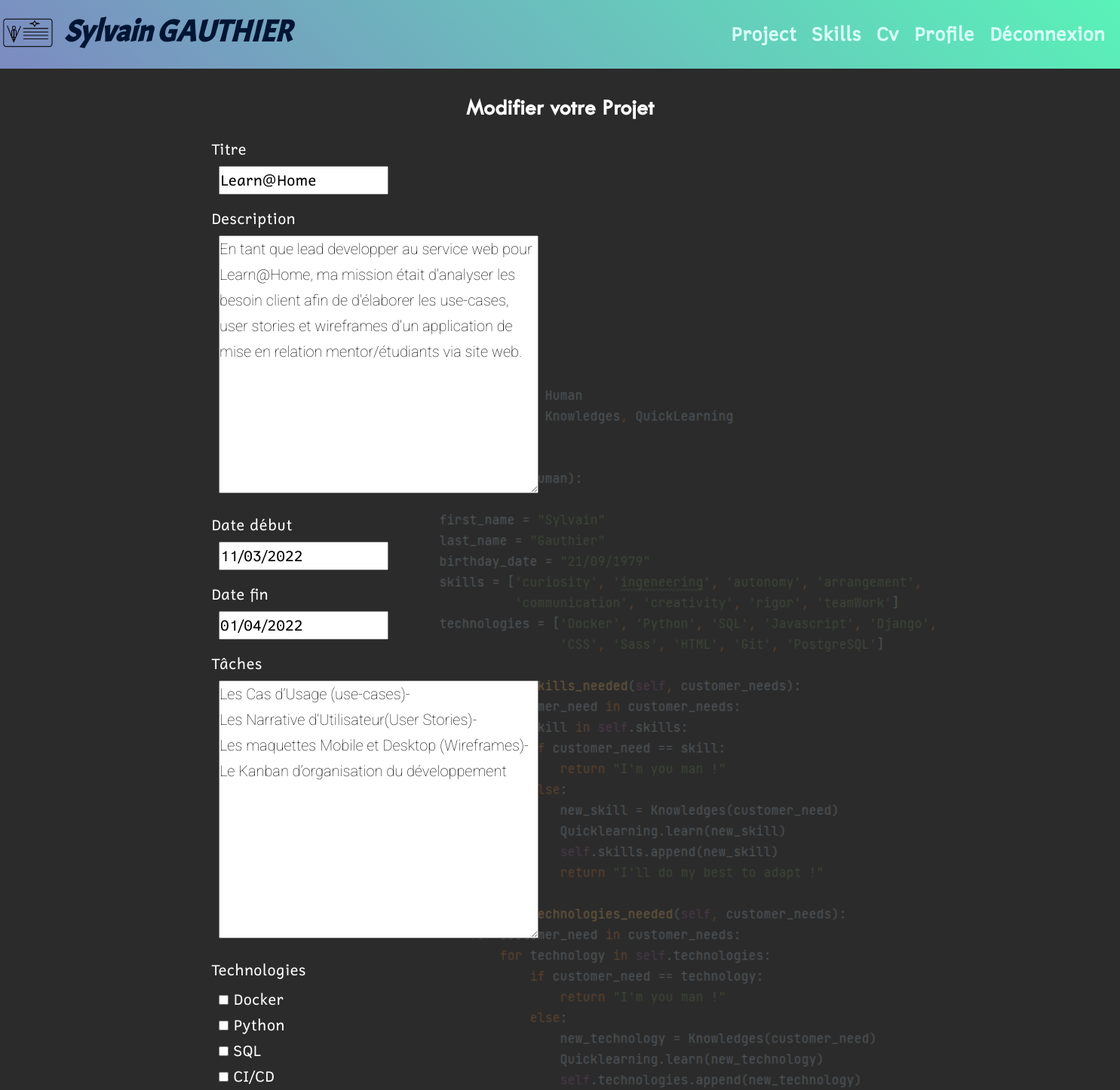
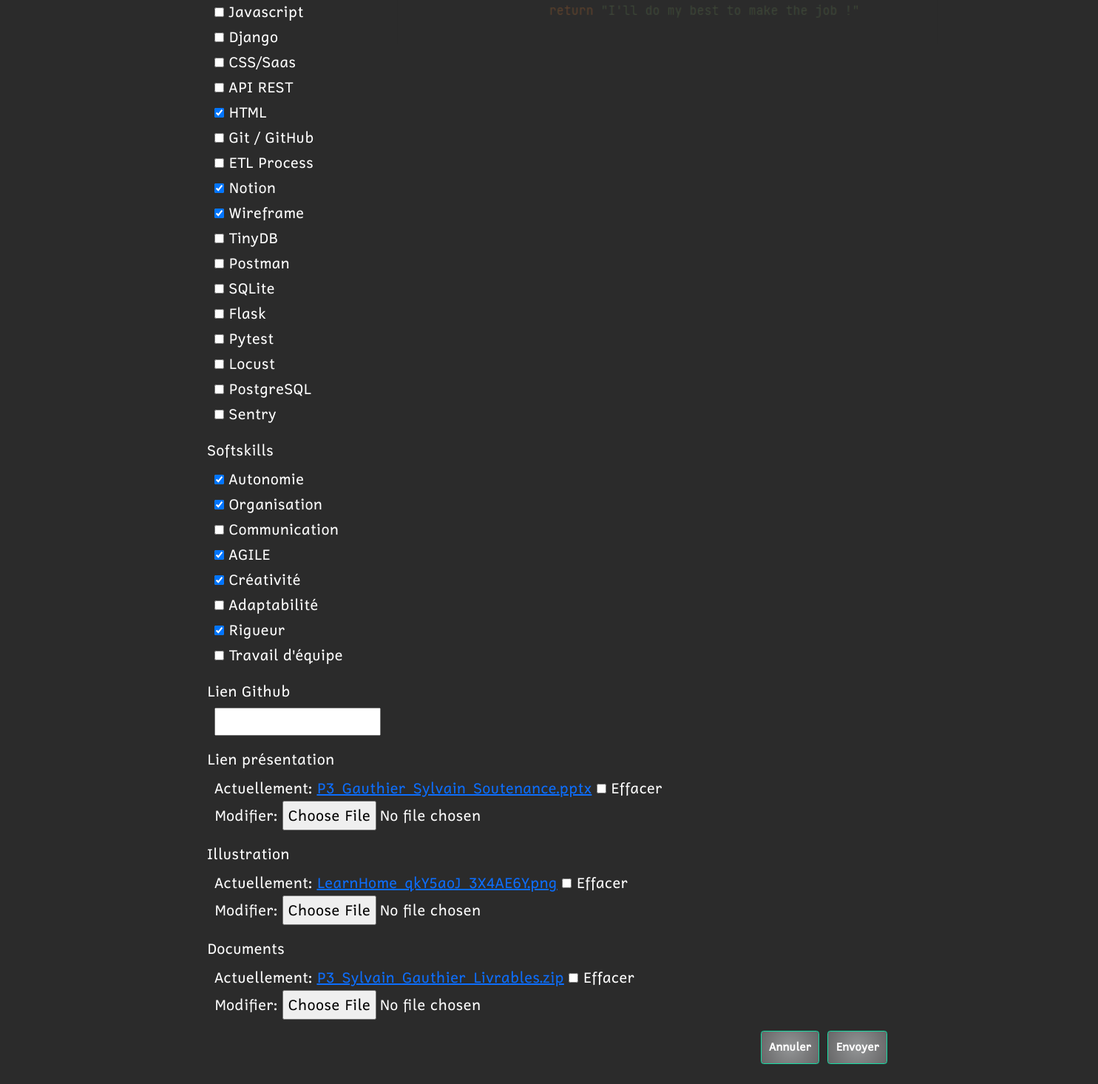
Page /project/5/edit/ (signed in) on the committed database (2 pictures, top to bottom).
### users/models/customuser.py (models this page shows, shortened)
class CustomUser(AbstractUser):
    first_name = models.CharField(
        max_length=25,
        verbose_name='First name',
        blank=True
    )
    last_name = models.CharField(
        max_length=25,
        verbose_name='Last name'
    )
    email = models.EmailField(
        max_length=100,
        verbose_name='Email',
        unique=True
    )
    phone_number_regex = RegexValidator(
        regex='(0|\\+33|0033)[1-9][0-9]{8}'
    )
    phone = models.CharField(
        max_length=20,
        verbose_name='Phone',
        blank=True,
        validators=[phone_number_regex]
    )
    mobile = models.CharField(
        max_length=20,
        verbose_name='Mobile',
        blank=True,
        validators=[phone_number_regex]
    )
    birth_date = models.DateField(
        blank=True,
        null=True
    )
    number = models.PositiveIntegerField(
        validators=[MaxValueValidator(9999)],
        blank=True,
        null=True,
        verbose_name='Street number'
    )
    street = models.CharField(
        max_length=100,
        blank=True,
        null=True,
        verbose_name='Street name'
    )
    city = models.CharField(
        max_length=64,
        blank=True,
        null=True,
        verbose_name='City'
    )
    state = models.CharField(
        max_length=2,
        validators=[MinLengthValidator(2)],
        blank=True,
        null=True,
        verbose_name='State'
    )
    zip_code = models.PositiveIntegerField(
        validators=[MaxValueValidator(99999)],
        blank=True,
        null=True,
        verbose_name='Zip code'
    )
    country = CountryField(
        blank_label="(select country)",
        blank=True,
        null=True,
        verbose_name='Country'
    )
    linkedin_url = models.URLField(
        max_length=200,
        blank=True,
        null=True
    )
    profile_photo = models.ImageField(
        verbose_name='photo de profile',
        default='default_profile.png'
    )
    guest_access_code = models.CharField(
        max_length=20,
        blank=True,
        null=True,
        verbose_name='Guest Access Code'
    )
    guest_access_code_set_at = models.DateTimeField(
        blank=True,
        null=True,
        verbose_name='Guest Access Code Set At'
    )
    IMAGE_MAX_SIZE = (215, 215)

### project/models/project.py (models this page shows, shortened)
class Project(models.Model):
    title = models.CharField(
        verbose_name='title',
        max_length=60,
        blank=False,
        null=False
    )
    description = models.TextField(
        verbose_name='description',
        max_length=255,
        blank=True,
        null=True
    )
    date_started = models.DateField(
        verbose_name='date started',
        null=False,
        blank=False
    )
    date_end = models.DateField(
        verbose_name='date end',
        auto_now=False,
        blank=True,
        null=True
    )
    technologies = models.ManyToManyField(Technology, blank=True)
    softskills = models.ManyToManyField(SoftSkill, blank=True)
    tasks = models.TextField(
        max_length=600,
        verbose_name='tasks',
        blank=True,
        null=True
    )
    link_git = models.URLField(
        verbose_name='link git',
        blank=True,
        null=True
    )
    presentation_file = models.FileField(
        verbose_name='Presentation file',
        blank=True,
        null=True
    )
    documents = models.FileField(
        verbose_name='Documents',
        blank=True,
        null=True
    )
    user = models.ForeignKey(settings.AUTH_USER_MODEL,
                             null=True,
                             on_delete=models.CASCADE)
    image = models.ImageField(null=True,
                              blank=True,
                              verbose_name='Image')
    IMAGE_MAX_SIZE = (215, 310)

### project/views/project_views.py (the view, shortened to what this page needs)
# urls.py: path('<int:project_id>/edit/', project_views.edit_project, name='edit_project'),
@login_required
def edit_project(request, project_id):
    project = get_object_or_404(Project,
                                id=project_id)
    edit_form = projectform.ProjectForm(user=request.user, instance=project)
    context = {
        'project': project,
        'edit_form': edit_form,
    }
    return render(request,
                  'project/edit_project.html',
                  context=context)

### project/forms/projectform.py (shortened to what this page needs)
class ProjectForm(forms.ModelForm):
    edit_project = forms.BooleanField(widget=forms.HiddenInput,
                                      initial=True)
    class Meta:
        model = Project
        fields = [
            'title',
            'description',
            'date_started',
            'date_end',
            'technologies',
            'softskills',
            'tasks',
            'link_git',
            'presentation_file',
            'image',
            'documents',
        ]
    def __init__(self, user, *args, **kwargs):
        super(ProjectForm, self).__init__(*args, **kwargs)
        self.fields['technologies'] = forms.ModelMultipleChoiceField(
            queryset=Technology.objects.filter(user=user),
            widget=forms.CheckboxSelectMultiple
        )
        self.fields['softskills']=forms.ModelMultipleChoiceField(
            queryset=SoftSkill.objects.filter(user=user),
            widget=forms.CheckboxSelectMultiple
        )

### skill/models/softskill.py (called while the page is built)
    def __str__(self):
        return self.title

### skill/models/technology.py (called while the page is built)
    def __str__(self):
        return self.title

### project/templates/project/edit_project.html (shortened to what this page needs)
{% extends 'index.html' %}
{% block content %}
    {% if project.user == request.user %}
        <h2 class="text-center mb-4">Modifier votre Projet</h2>
        <div class="d-block p-2">
            <form method="post" enctype="multipart/form-data">
                <label class="ms-3" for="{{ edit_form.title.id }}">Titre</label>
                <div class="ms-4 mb-3 p-2">
                    {{ edit_form.title}}
                </div>
                <label class="ms-3" for="{{ edit_form.description.id }}">Description</label>
                <div class="ms-4 mb-3 p-2">
                    {{ edit_form.description}}
                </div>
                <label class="ms-3" for="{{ edit_form.date_started.id }}">Date début</label>
                <div class="ms-4 mb-3 p-2">
                    {{ edit_form.date_started}}
                </div>
                <label class="ms-3" for="{{ edit_form.date_end.id }}">Date fin</label>
                <div class="ms-4 mb-3 p-2">
                    {{ edit_form.date_end}}
                </div>
                <label class="ms-3" for="{{ edit_form.tasks.id }}">Tâches</label>
                <div class="ms-4 mb-3 p-2">
                    {{ edit_form.tasks}}
                </div>
                <label class="ms-3" for="{{ edit_form.technologies.id }}">Technologies</label>
                <div class="ms-4 mb-3 p-2">
                    {{ edit_form.technologies}}
                </div>
                <label class="ms-3" for="{{ edit_form.softskills.id }}">Softskills</label>
                <div class="ms-4 mb-3 p-2">
                    {{ edit_form.softskills}}
                </div>
                <label class="ms-3" for="{{ edit_form.link_git.id }}">Lien Github</label>
                <div class="ms-4 mb-3 p-2">
                    {{ edit_form.link_git}}
                </div>
                <label class="ms-3" for="{{ edit_form.presentation_file.id }}">Lien présentation</label>
                <div class="ms-4 mb-3 p-2">
                    {{ edit_form.presentation_file}}
                </div>
                <label class="ms-3" for="{{ edit_form.image.id }}">Illustration</label>
                <div class="ms-4 mb-3 p-2">
                    {{ edit_form.image}}
                </div>
                <label class="ms-3" for="{{ edit_form.documents.id }}">Documents</label>
                <div class="ms-4 mb-3 p-2">
                    {{ edit_form.documents}}
                </div>
                {% include 'project/partials/validation_buttons_snippet.html' with word='Envoyer' %}
            </form>
        </div>
    {% else %}
        {% include 'project/access_denied.html' %}
    {% endif %}
{% endblock content %}

### templates/index.html (shortened to what this page needs)
<!DOCTYPE html>
{% load static %}
<html lang="fr">
<head>
    <link rel="stylesheet" href="{% static 'css/bootstrap.css' %}">
    <link rel="stylesheet" href="{% static 'css/style.css' %}">
    <link rel="stylesheet" type="text/css" href="{% static 'css/cv_printing.css' %}" media="print">
</head>
<body>
    <header class="fixed-content">
        <nav class="navbar navbar-expand-sm">
            <a class="navbar-brand" href="{% url 'index' %}">
                <img src="{% static 'img/VcardOline_logo.png' %}">
            </a>
        {% if user.is_authenticated %}
                <h1 class="header__logo">
                    {{ user.first_name }} {{ user.last_name }}
                </h1>
        {% elif access_code %}
                 <h1 class="header__logo">
                    {{ inviter.first_name }} {{ inviter.last_name }}
                 </h1>
        {% else %}
                <h1 class="header__logo">
                    VCard Online
                </h1>
        {% endif %}
            <div class="collapse navbar-collapse" id="navbarSupportedContent">
                <ul class="navbar-nav ms-auto mx-4">
                {% if user.is_authenticated %}
                    <li class="nav-item nav__link"> <a class="nav-link" href="{% url 'project:project_home' %}">Project</a> </li>
                    <li class="nav-item nav__link"> <a class="nav-link" href="{% url 'skill:skill_home' %}">Skills</a> </li>
                    <li class="nav-item nav__link"> <a class="nav-link" href="{% url 'cv:cv_home' %}">Cv</a> </li>
                    <li class="nav-item nav__link"> <a class="nav-link" href="{% url 'users:profile_home' %}">Profile</a> </li>
                    <li class="nav-item nav__link"> <a class="nav-link" href="{% url 'users:logout' %}">Déconnexion</a> </li>
                {% else %}
                    <li class="nav-item nav__link"> <a class="nav-link" href="{% url 'access_code' %}">enter ID</a> </li>
                    <li class="nav-item nav__link"> <a class="nav-link" href="{% url 'users:login' %}">login</a> </li>
                    <li class="nav-item nav__link"> <a class="nav-link" href="{% url 'users:signup' %}">signup</a> </li>
                {% endif %}
                </ul>
            </div>
        </nav>
    </header>
    <div class="background-image kenburns-bottom-left"></div>
    <div class="mainscreen row">
        {% if user.is_authenticated or access_code %}
            <div class="display col-sm-8">
        {% else %}
            <div class="display col-12">
        {% endif %}
            <section class="container">
                {% block content %}{% endblock content %}
            </section>
        </div>
    </div>
</body>
</html>

### static/css/style.css (style rules this page uses)
.kenburns-bottom-left { -webkit-animation: kenburns-bottom-left 5s ease-out both; animation: kenburns-bottom-left 5s ease-out both; }
*, *::after, *::before { margin: 0; padding: 0; box-sizing: inherit; }
html { font-size: 62.5%; }
body { box-sizing: border-box; background: #2b2b2b; }
h1 { font-family: "acmeregular", sans-serif; font-weight: 900; font-size: 5rem; font-style: italic; }
h2 { font-family: "fontscorecomttwcenmt", sans-serif; font-weight: 900; font-size: 3rem; margin-bottom: 2rem; }
textarea { font-family: "Roboto", sans-serif; font-weight: 100; font-size: 2rem; }
.fixed-content { top: 0; position: fixed; }
.background-image { position: absolute; background-image: url("../img/background_sga.png"); background-size: auto auto; background-position: center; background-repeat: no-repeat; width: 100%; height: 80%; opacity: 0.3; z-index: -1; }
body { font-family: "cadmanregular", sans-serif; color: black; font-size: 2rem; font-weight: 300; line-height: 1.7; }
header { width: 100%; height: auto; z-index: 3; }
header img { width: 75px; height: 75px; }
.header__logo { font-size: 4rem; color: #001534; }
.navbar { background: rgb(124, 139, 193); background: linear-gradient(45deg, rgb(124, 139, 193) 0%, rgb(89, 242, 184) 100%); }
.nav__link { display: inline; font-size: 2.5rem; margin-left: 1rem; }
.nav__link a { text-decoration: none; color: #D6FFF5; font-weight: 900; }
.container { margin-top: auto; padding: 1.5rem 1.5rem 1.5rem 1.5rem; border: none; }
.mainscreen { color: #fff; margin-top: 110px; }
.display { margin: auto; }

### static/css/cv_printing.css (style rules this page uses)
@media all { header, header__logo, header img, nav, button, .quote, footer { display: none; } }
@media all { html { font-size: 40%; } }
@media all { body { box-sizing: border-box; background: none; } }
@media all { h1 { font-family: "acmeregular", sans-serif; font-weight: 900; font-size: 16pt; font-style: italic; } }
@media all { h2 { font-family: "fontscorecomttwcenmt", sans-serif; font-weight: 900; font-size: 14pt; margin-bottom: 5pt; } }
@media all { .container { border: none; } }

### rows in the picture
CustomUser: first_name "Sylvain", last_name "GAUTHIER"
Project: title "Learn@Home", description "En tant que lead developper au service web pour Learn@Home, ma mission était d'analyser les besoin client afin de d'élaborer les use-cases, user stories et wireframes d'un application de mise en relation mentor/étudiants via site web.", date_started "11/03/2022", date_end "01/04/2022", tasks "Les Cas d’Usage (use-cases)- Les Narrative d’Utilisateur(User Stories)- Les maquettes Mobile et Desktop (Wireframes)- Le Kanban d’organisation du développement"
